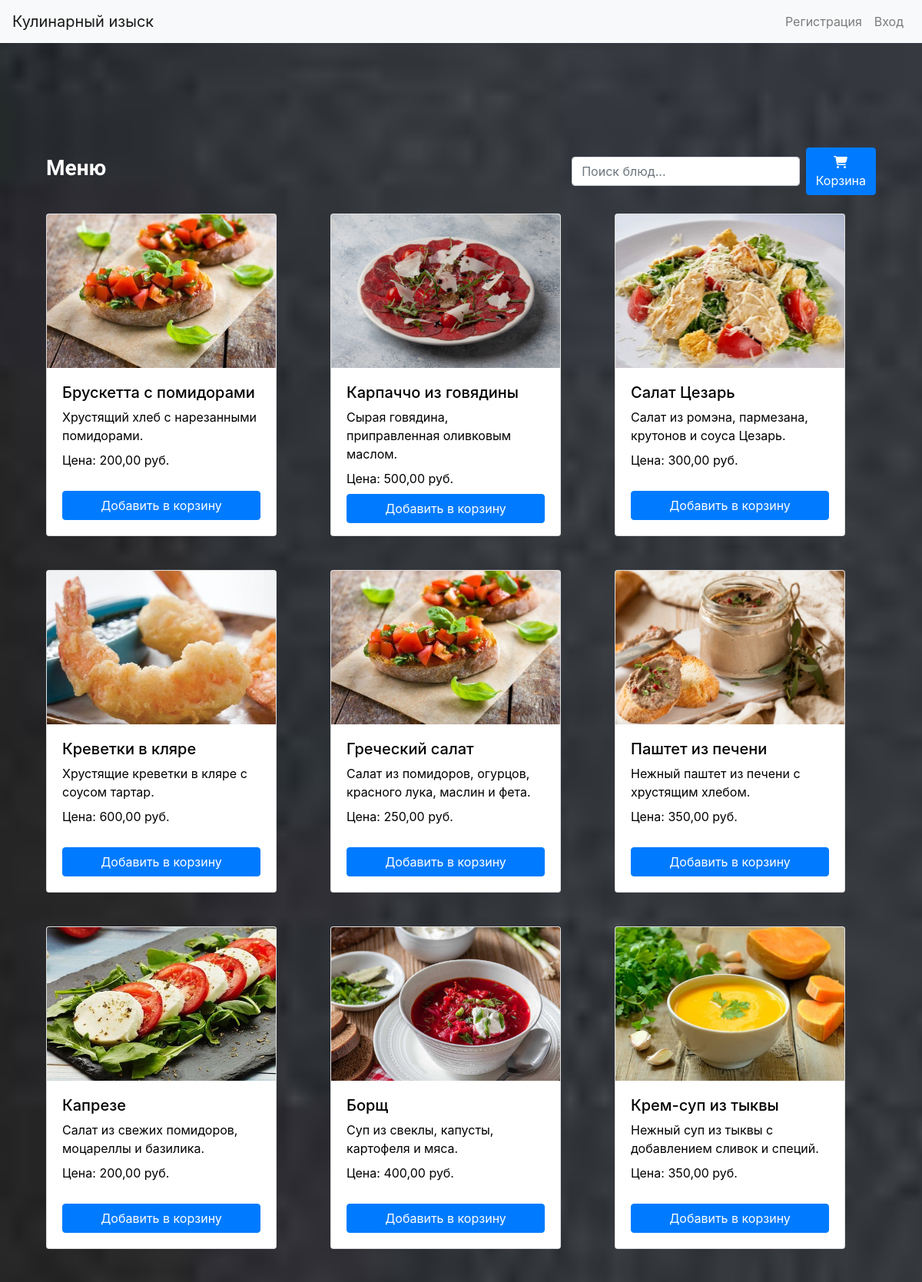
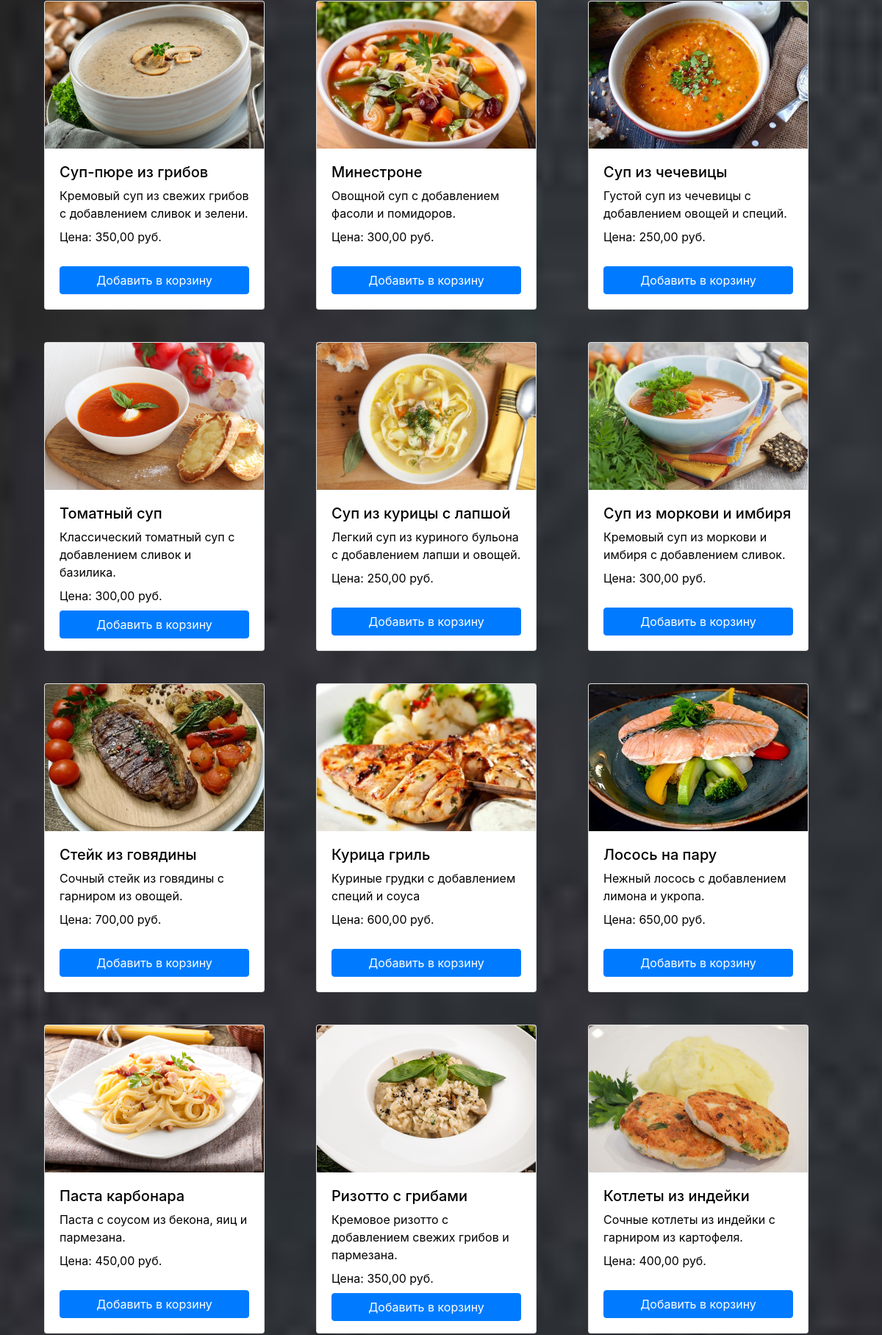
The app's page /menu/ (upper part) with its own data (2 pictures, top to bottom).
### menu/models.py (models this page shows, shortened)
class Dish(models.Model):
    name = models.CharField(max_length=100)
    price = models.DecimalField(max_digits=10, decimal_places=2)
    description = models.TextField(blank=True, null=True)
    image = models.ImageField(upload_to='dishes/', blank=True, null=True)
    stock = models.PositiveIntegerField(default=10)  # Добавлено поле stock

### menu/views.py (the view)
# urls.py: path('', menu, name='menu'),
def menu(request):
    all_dishes = Dish.objects.all()
    unique_dishes = {}
    for dish in all_dishes:
        if dish.name not in unique_dishes:
            unique_dishes[dish.name] = dish
    dishes = list(unique_dishes.values())
    return render(request, 'menu/menu.html', {'dishes': dishes})

### menu/templates/menu/menu.html (shortened to what this page needs)
{% extends 'base.html' %}
{% load static %}
{% block content %}
<link rel="stylesheet" href="{% static 'css/menu.css' %}">
<div class="container mt-5">
    <div class="d-flex justify-content-between align-items-center mb-4">
        <h3 class="text-center menu">Меню</h3>
        <div class="d-flex align-items-center">
            <input type="text" id="searchInput" class="form-control mr-2" placeholder="Поиск блюд...">
            <a href="{% url 'view_cart' %}" class="btn btn-primary">
                <i class="fas fa-shopping-cart"></i> Корзина
            </a>
        </div>
    </div>
    <div class="row" id="dishList">
        {% for dish in dishes %}
        <div class="col-md-4 dish-item">
            <div class="card mb-4">
                {% if dish.image %}
                <img src="{{ dish.image.url }}" class="card-img-top fixed-image" alt="{{ dish.name }}">
                {% else %}
                <img src="{% static 'images/default_dish.jpg' %}" class="card-img-top fixed-image" alt="Default Image">
                {% endif %}
                <div class="card-body">
                    <h5 class="card-title">{{ dish.name }}</h5>
                    <p class="card-text">{{ dish.description }}</p>
                    <p class="card-text">Цена: {{ dish.price }} руб.</p>
                    {% if dish.stock > 0 %}
                        <a href="{% url 'add_to_cart' dish.id %}" class="btn btn-primary add-to-cart" data-url="{% url 'add_to_cart' dish.id %}">Добавить в корзину</a>
                    {% else %}
                        <button class="btn btn-secondary" disabled>Нет в наличии</button>
                    {% endif %}
                </div>
            </div>
        </div>
        {% endfor %}
    </div>
</div>
{% endblock %}

### users/static/css/cart.css (style rules this page uses)
body { background-image: url(../images/background.jfif); background-size: cover; background-position: center; background-repeat: no-repeat; background-attachment: fixed; color: #ffffff; }
h3 { color: white; }
.container { background-color: transparent; padding: 20px; border-radius: 8px; }
.card { background-color: transparent; border: 1px solid #444444; color: black; }
.btn-primary { background-color: #007bff; border-color: #007bff; }

### menu/static/css/menu.css (style rules this page uses)
.dish-item { margin-bottom: 20px; }
.card { width: 100%; max-width: 300px; height: 420px; display: flex; flex-direction: column; }
.card-img-top { width: 100%; height: 200px; object-fit: cover; }
.card-body { flex-grow: 1; display: flex; flex-direction: column; justify-content: space-between; }
.card-title { font-size: 1.25rem; margin-bottom: 0.5rem; }
.card-text { font-size: 1rem; margin-bottom: 0.5rem; }
.btn-primary { margin-top: auto; }
.menu { font-family: 'Comfortaa', sans-serif; font-weight: 900; }

### records on screen
Dish: image (picture), name "Брускетта с помидорами", description "Хрустящий хлеб с нарезанными помидорами.", price "200,00", stock "Добавить в корзину"
Dish: image (picture), name "Карпаччо из говядины", description "Сырая говядина, приправленная оливковым маслом.", price "500,00", stock "Добавить в корзину"
Dish: image (picture), name "Салат Цезарь", description "Салат из ромэна, пармезана, крутонов и соуса Цезарь.", price "300,00", stock "Добавить в корзину"
Dish: image (picture), name "Креветки в кляре", description "Хрустящие креветки в кляре с соусом тартар.", price "600,00", stock "Добавить в корзину"
Dish: image (picture), name "Греческий салат", description "Салат из помидоров, огурцов, красного лука, маслин и фета.", price "250,00", stock "Добавить в корзину"
Dish: image (picture), name "Паштет из печени", description "Нежный паштет из печени с хрустящим хлебом.", price "350,00", stock "Добавить в корзину"
Dish: image (picture), name "Капрезе", description "Салат из свежих помидоров, моцареллы и базилика.", price "200,00", stock "Добавить в корзину"
Dish: image (picture), name "Борщ", description "Суп из свеклы, капусты, картофеля и мяса.", price "400,00", stock "Добавить в корзину"
Dish: image (picture), name "Крем-суп из тыквы", description "Нежный суп из тыквы с добавлением сливок и специй.", price "350,00", stock "Добавить в корзину"
Dish: image (picture), name "Суп-пюре из грибов", description "Кремовый суп из свежих грибов с добавлением сливок и зелени.", price "350,00", stock "Добавить в корзину"
Dish: image (picture), name "Минестроне", description "Овощной суп с добавлением фасоли и помидоров.", price "300,00", stock "Добавить в корзину"
Dish: image (picture), name "Суп из чечевицы", description "Густой суп из чечевицы с добавлением овощей и специй.", price "250,00", stock "Добавить в корзину"
Dish: image (picture), name "Томатный суп", description "Классический томатный суп с добавлением сливок и базилика.", price "300,00", stock "Добавить в корзину"
Dish: image (picture), name "Суп из курицы с лапшой", description "Легкий суп из куриного бульона с добавлением лапши и овощей.", price "250,00", stock "Добавить в корзину"
Dish: image (picture), name "Суп из моркови и имбиря", description "Кремовый суп из моркови и имбиря с добавлением сливок.", price "300,00", stock "Добавить в корзину"
Dish: image (picture), name "Стейк из говядины", description "Сочный стейк из говядины с гарниром из овощей.", price "700,00", stock "Добавить в корзину"
Dish: image (picture), name "Курица гриль", description "Куриные грудки с добавлением специй и соуса", price "600,00", stock "Добавить в корзину"
Dish: image (picture), name "Лосось на пару", description "Нежный лосось с добавлением лимона и укропа.", price "650,00", stock "Добавить в корзину"
Dish: image (picture), name "Паста карбонара", description "Паста с соусом из бекона, яиц и пармезана.", price "450,00", stock "Добавить в корзину"
Dish: image (picture), name "Ризотто с грибами", description "Кремовое ризотто с добавлением свежих грибов и пармезана.", price "350,00", stock "Добавить в корзину"
Dish: image (picture), name "Котлеты из индейки", description "Сочные котлеты из индейки с гарниром из картофеля.", price "400,00", stock "Добавить в корзину"
